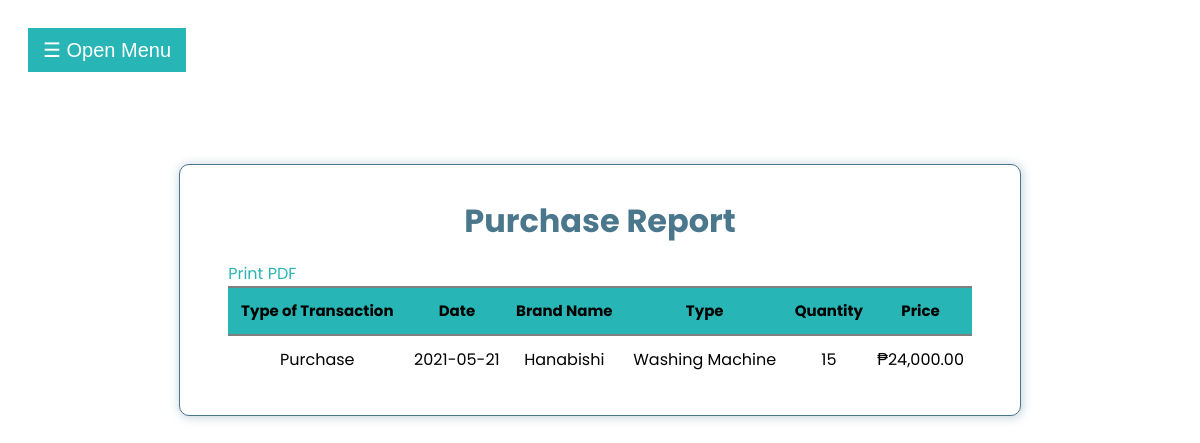
/Admin-Report/Admin-Purchase-Report.php (signed in), run on the app's committed database.
### tables this page shows
CREATE TABLE `tbl_sales_and_purchase` (
  `id` int(11) NOT NULL,
  `typeOfTransaction` varchar(255) NOT NULL,
  `date` varchar(255) NOT NULL,
  `brandName` varchar(255) NOT NULL,
  `type` varchar(255) NOT NULL,
  `quantity` varchar(255) NOT NULL,
  `price` varchar(255) NOT NULL
);

### Admin-Report/Admin-Purchase-Report.php (the view, shortened to what this page needs)
<?php
    $db = mysqli_connect('localhost', 'root', '', 'warehouse_management_system');
?>
<!DOCTYPE html>
<html lang="en">
<head>
    <link rel="stylesheet" href="../CSS/admin-purchase-report.css">
    <link rel="stylesheet" href="https://cdnjs.cloudflare.com/ajax/libs/font-awesome/4.7.0/css/font-awesome.min.css">
    <link rel="stylesheet" href="https://use.fontawesome.com/releases/v5.15.3/css/all.css">
</head>
<body>
    <div id="main">
        <button class="openbtn" onclick="openNav()">&#9776; Open Menu</button>
        <div class="container">
            <h1 class="purchase-report-header">Purchase Report</h1>
            <div class="print-btn-div">
                <a href="purchase-report-pdf.php" target="_blank" class="print-btn">Print PDF</a>
            </div>
            <table>
                <thead>
                    <th>Type of Transaction</th>
                    <th>Date</th>
                    <th>Brand Name</th>
                    <th>Type</th>
                    <th>Quantity</th>
                    <th>Price</th>
                </thead>
                <tbody>
                    <?php
                        $sql = "SELECT * FROM tbl_sales_and_purchase WHERE typeOfTransaction='Purchase'";
                        $result = $db->query($sql);
                        if ($result->num_rows > 0) {
                            while($row = $result->fetch_assoc()) {
                                ?>
                                    <tr>
                                        <td><?php echo $row['typeOfTransaction'];?></td>
                                        <td><?php echo $row['date'];?></td>
                                        <td><?php echo $row['brandName'];?></td>
                                        <td><?php echo $row['type'];?></td>
                                        <td><?php echo $row['quantity'];?></td>
                                        <td><?php echo "₱".$row['price'];?></td>
                                    </tr>
                                <?php
                            }
                        }
                    ?>
                </tbody>
            </table>
        </div>
    </div>
</body>
</html>

### CSS/admin-purchase-report.css (style rules this page uses)
body { font-family: 'Poppins', sans-serif; }
.container { background-color: #fff; border: 1px solid #4B778D; border-radius: 10px; box-shadow: 1px 1px 10px 1px rgb(75, 119, 141, 30%); width: 65%; margin: 8% auto; padding: 2rem 3rem; }
.purchase-report-header { color: #4B778D; text-align: center; margin: 0 0 0.8rem; }
.print-btn-div { margin: 1rem 0 0 0; }
.print-btn { text-decoration: none; color: #28B5B5; }
table { width: 100%; border-collapse: collapse; }
thead { background: #28B5B5; font-size: 15px; text-align: left; position: sticky; }
th { text-align: center; }
td { text-align: center; }
tr { border-top: 2px solid #808080; height: 3rem; margin-bottom: 5rem; }
.openbtn { font-size: 20px; cursor: pointer; background-color: #28B5B5; color: white; padding: 10px 15px; border: none; }
#main { transition: margin-left .5s; padding: 20px; }

### data on the page
tbl_sales_and_purchase: typeOfTransaction "Purchase", date "2021-05-21", brandName "Hanabishi", type "Washing Machine", quantity "15", price "24,000.00"
